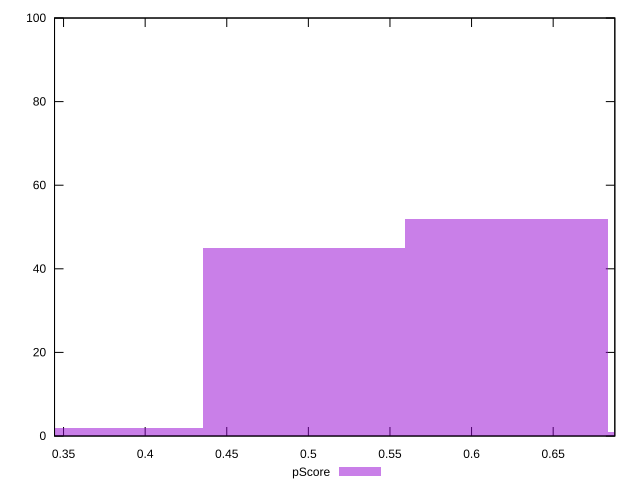

Recreate this plot in gnuplot.
reset

$pScore <<EOF
0.4973361250258504 45
0.621670156282313 52
0.3730020937693878 2
0.7460041875387756 1
EOF

set key outside below
set boxwidth 0.1243340312564626
set xrange [0.3444705882352941:0.6877777777777778]
set yrange [0:100]
set trange [0:100]
set style fill transparent solid 0.5 noborder
set terminal svg size 640, 490 enhanced background rgb 'white'
set output "report_00015_2021-02-09T16-11-33.973Z/render-blocking-resources/samples/pages+cached+noadtech/pScore/histogram.svg"

plot $pScore title "pScore" with boxes

reset
